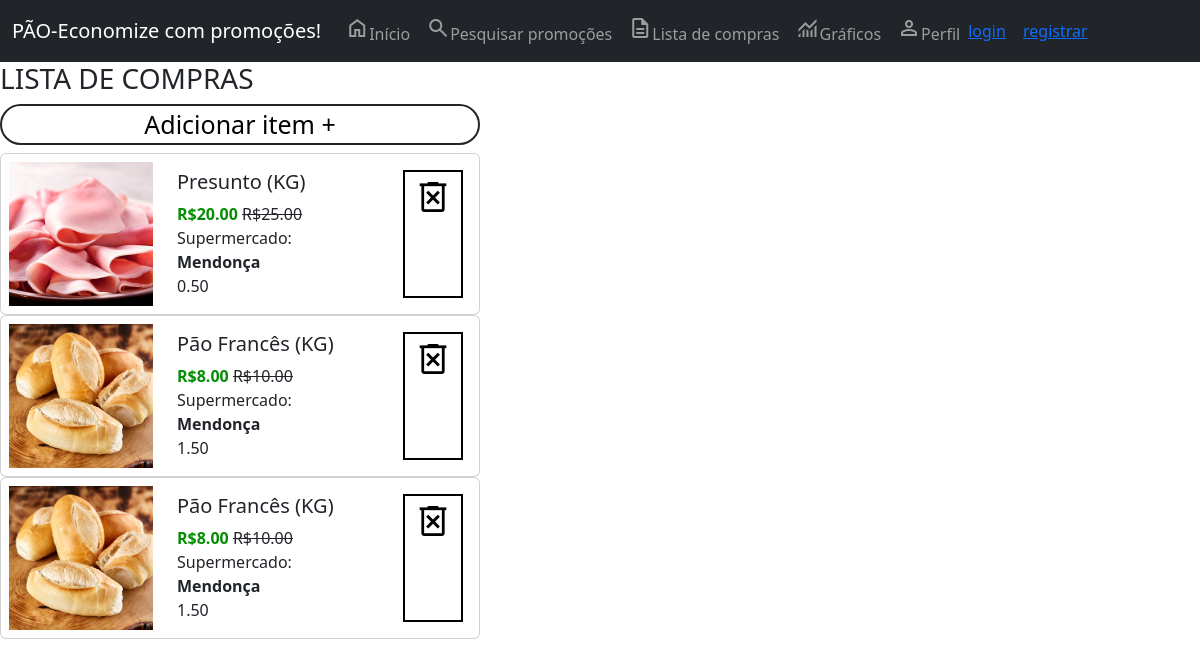
The app's page /lista-compras/, older data.
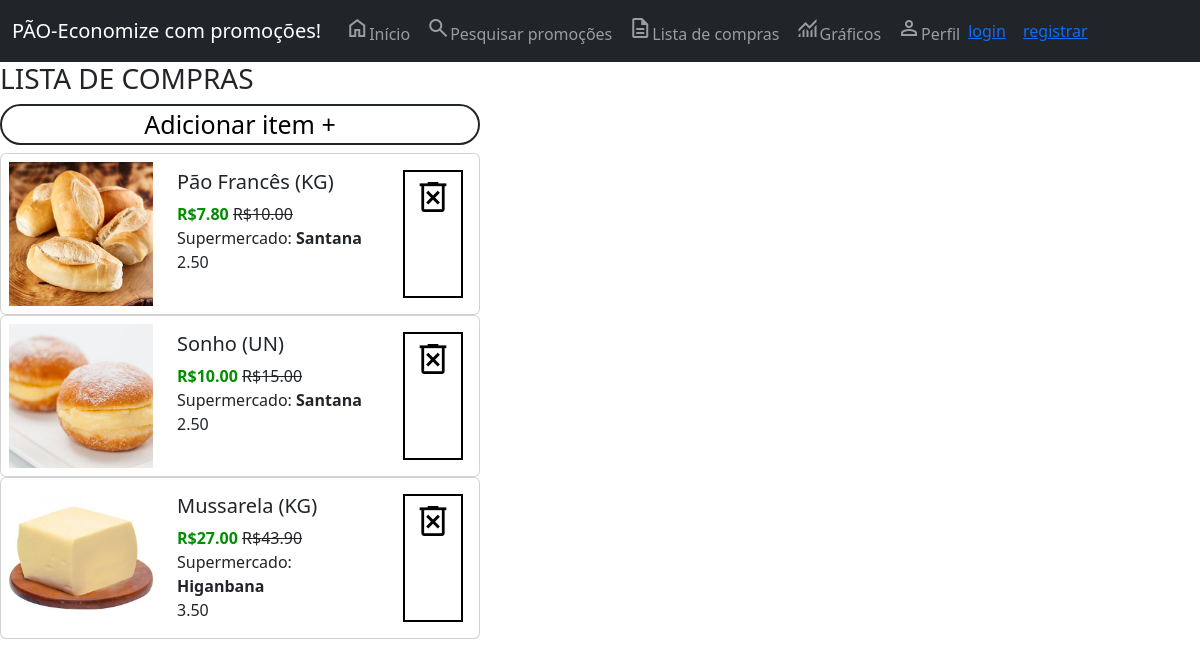
The same page, newer data.
### core/models.py (models this page shows, shortened)
class ListaCompras(models.Model):
    id_promocao = models.ForeignKey(Promocao, on_delete=models.CASCADE, verbose_name='Promoção')
    quantidade = models.IntegerField(blank=True, null=True, verbose_name='Quantidade')
    class Meta:
        verbose_name_plural = 'lista compras'

class Promocao(models.Model):
    descricao = models.CharField(max_length=150, blank=True, null=True, verbose_name='Descricao')
    unidade = models.CharField(max_length=20, blank=True, null=True, verbose_name='Unidade')
    categoria = models.CharField(max_length=100,choices=CATEGORIAS_CHOICES, blank=True, null=True, verbose_name='Categoria')
    preco_normal = models.DecimalField(max_digits=10, decimal_places=2, verbose_name='Preço normal')
    preco_promocao = models.DecimalField(max_digits=10, decimal_places=2, verbose_name='Preço')
    data_inicio = models.DateField(auto_now=False, verbose_name='Inicio')
    data_fim = models.DateField(auto_now=False, verbose_name='Fim')
    distancia = models.DecimalField(max_digits=10, decimal_places=2, verbose_name='Distância')
    mercado = models.ForeignKey(Mercado, on_delete=models.CASCADE, verbose_name='Mercado')
    imagem = models.ImageField(upload_to='img_promocoes', blank=True, null=True, verbose_name="ImagemPromoção")
    marca = models.CharField(max_length=100, blank=True, null=True, verbose_name='Marca')
    valor_energetico = models.CharField(max_length=100, blank=True, null=True, verbose_name='Valor Energético')
    ingredientes = models.CharField(max_length=100, blank=True, null=True, verbose_name='Ingredientes')
    informacao_adicional = models.CharField(max_length=100, blank=True, null=True, verbose_name='Informação adicional')
    class Meta:
        verbose_name_plural = 'Promoções'

class Mercado(models.Model):
    razao_social = models.CharField(max_length=100, verbose_name='Razão Social')
    cnpj = models.CharField(max_length=20, verbose_name='CNPJ')
    endereco = models.OneToOneField(Endereco, blank=True, null=True, on_delete=models.CASCADE, verbose_name='Endereço')
    class Meta:
        verbose_name_plural = 'Mercado'

### core/views.py (the view)
# urls.py: path('lista-compras/', itens_lista_compras, name='url_lista_compras'),
def itens_lista_compras(request):
    itens = ListaCompras.objects.all()
    return render(request, 'core/lista_compras.html', {'itens': itens})

### core/templates/core/lista_compras.html (shortened to what this page needs)
{% extends 'base.html' %}
{% load static %}
{% block main %}
<link rel="stylesheet" href="{% static '/css/lista_compras_style.css' %}">
<h3>LISTA DE COMPRAS</h3>
<div class="add-new-item"><a href="/listagem-promocoes/">Adicionar item +</a></div>
{% for i in itens %}
<div class="card">
    {% if i.id_promocao.imagem %}
        <img class="card-img product-img img-fluid rounded-start" src="{{ i.id_promocao.imagem.url }}">
    {% else %}
        <img class="card-img product-img img-fluid rounded-start" src="{% static 'promocao_generica.png' %}">
    {% endif %}
    <div class="card-body">
        <div class="text-section">
            <h5 class="card-title">{% if i.id_promocao.descricao %} {{ i.id_promocao.descricao }} ({{ i.id_promocao.unidade }}) {% endif %}</h5>
            <p class="card-text">
                {% if i.id_promocao.preco_promocao %} <b class="preco-promocao">R${{ i.id_promocao.preco_promocao }}</b> <s>R${{ i.id_promocao.preco_normal }}</s>{% endif %} <br>
                {% if i.id_promocao.mercado.razao_social %}Supermercado: <b>{{ i.id_promocao.mercado.razao_social }}</b> {% endif %} <br>
                {% if i.id_promocao.distancia %}{{ i.id_promocao.distancia }}{% endif %}
            </p>
        </div>
        <div class="cta-section">
            <a class="custom-btn" href="{% url 'url_excluir_item' i.id %}"><span class="material-symbols-outlined">delete_forever</span></a>
        </div>
    </div>
</div>
{% endfor %}
{% endblock %}

Row changes from the older to the newer data that the page shows:
removed ListaCompras: id_promocao.imagem (picture), id_promocao.descricao "Presunto", id_promocao.unidade "KG", id_promocao.preco_promocao "20.00", id_promocao.preco_normal "25.00", id_promocao.mercado.razao_social "Mendonça", id_promocao.distancia "0.50"
removed ListaCompras: id_promocao.imagem (picture), id_promocao.descricao "Pão Francês", id_promocao.unidade "KG", id_promocao.preco_promocao "8.00", id_promocao.preco_normal "10.00", id_promocao.mercado.razao_social "Mendonça", id_promocao.distancia "1.50"
removed ListaCompras: id_promocao.imagem (picture), id_promocao.descricao "Pão Francês", id_promocao.unidade "KG", id_promocao.preco_promocao "8.00", id_promocao.preco_normal "10.00", id_promocao.mercado.razao_social "Mendonça", id_promocao.distancia "1.50"
added ListaCompras: id_promocao.imagem (picture), id_promocao.descricao "Pão Francês", id_promocao.unidade "KG", id_promocao.preco_promocao "7.80", id_promocao.preco_normal "10.00", id_promocao.mercado.razao_social "Santana", id_promocao.distancia "2.50"
added ListaCompras: id_promocao.imagem (picture), id_promocao.descricao "Sonho", id_promocao.unidade "UN", id_promocao.preco_promocao "10.00", id_promocao.preco_normal "15.00", id_promocao.mercado.razao_social "Santana", id_promocao.distancia "2.50"
added ListaCompras: id_promocao.imagem (picture), id_promocao.descricao "Mussarela", id_promocao.unidade "KG", id_promocao.preco_promocao "27.00", id_promocao.preco_normal "43.90", id_promocao.mercado.razao_social "Higanbana", id_promocao.distancia "3.50"
